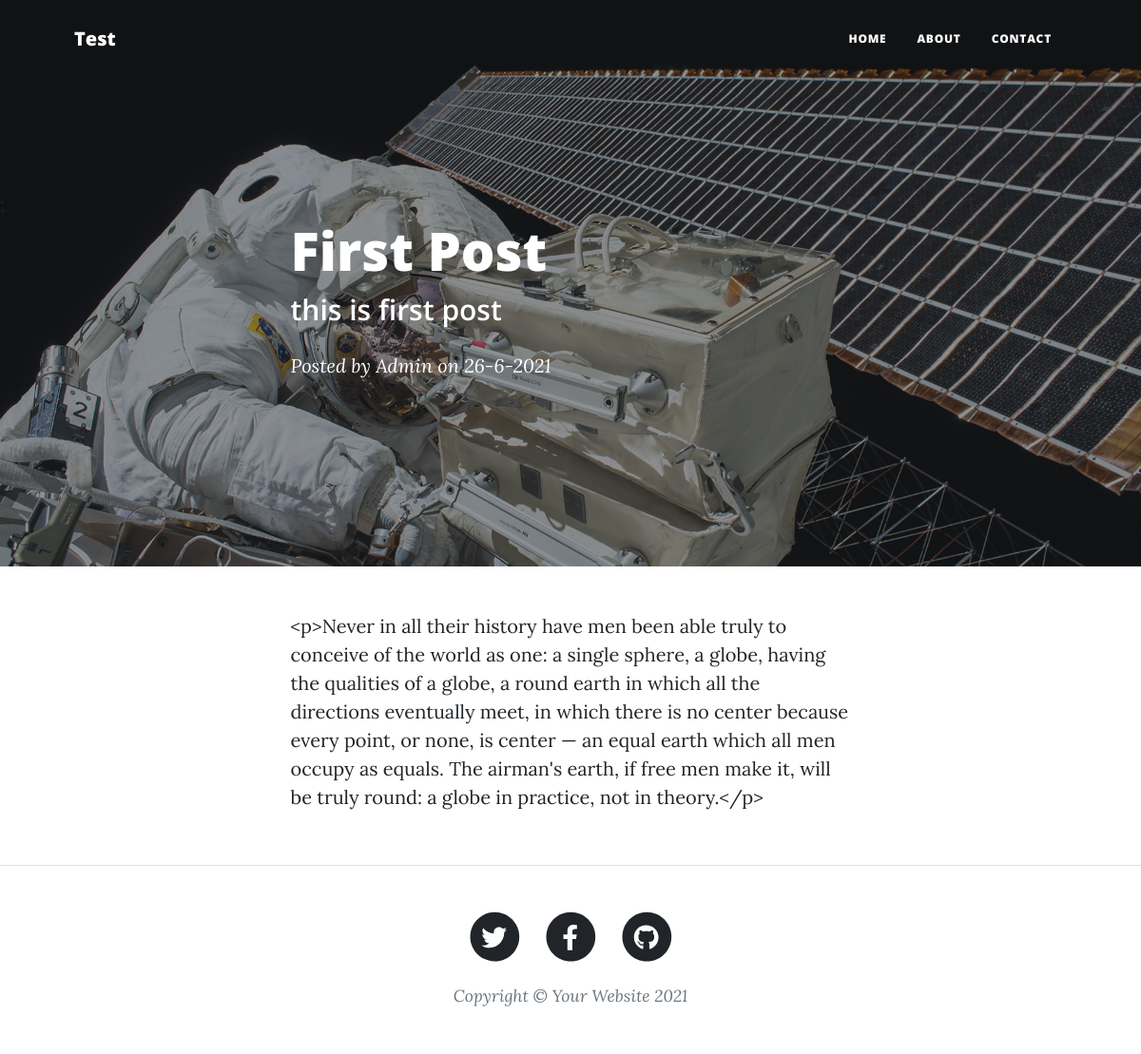
/post/first-post, run on an earlier commit of the app's database.
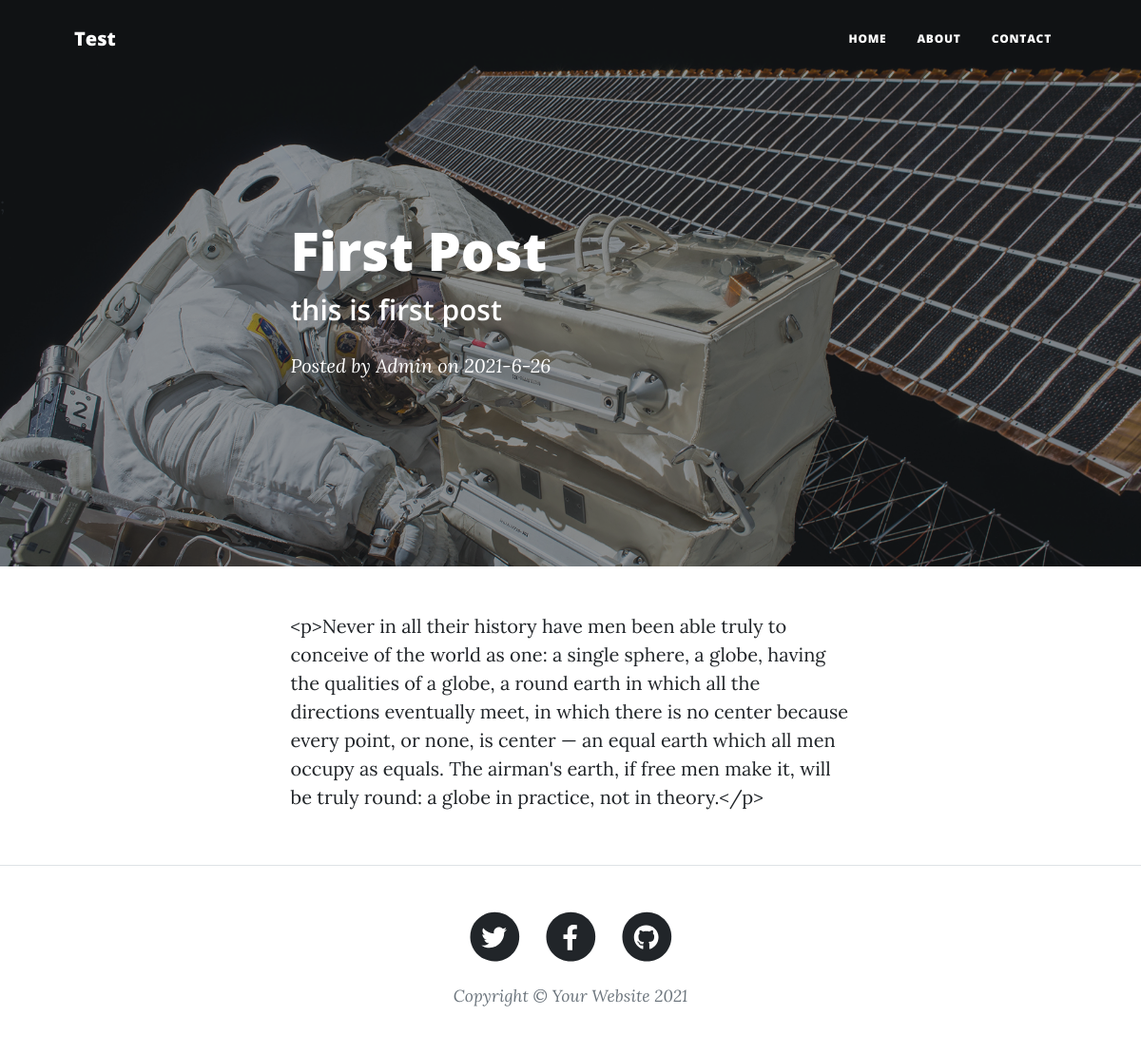
And on a later commit of the database.
### main.py (models this page shows)
class Posts(db.Model):
    sno = db.Column(db.Integer, primary_key=True)
    title = db.Column(db.String(80), nullable=False)
    slug = db.Column(db.String(21), nullable=False)
    content = db.Column(db.String(120), nullable=False)
    tagline = db.Column(db.String(120), nullable=False)
    date = db.Column(db.String(12), nullable=True)
    img_file = db.Column(db.String(12), nullable=True)

### main.py (the view)
@app.route("/post/<string:post_slug>", methods=['GET'])
def post_route(post_slug):
    post = Posts.query.filter_by(slug=post_slug).first()
    return render_template('post.html', params=params, post=post )

### templates/post.html (shortened to what this page needs)
{% extends "layout.html" %}
{% block body %}
        {% set fname = 'img/' + post.img_file %}
        <header class="masthead" style="background-image: url('     {{ url_for('static', filename=fname)  }}')">;
            <div class="container position-relative px-4 px-lg-5">
                <div class="row gx-4 gx-lg-5 justify-content-center">
                    <div class="col-md-10 col-lg-8 col-xl-7">
                        <div class="post-heading">
                            <h1>{{post.title}}</h1>
                            <h2 class="subheading">{{post.tagline}}</h2>
                            <span class="meta">
                                Posted by
                                <a href="#!">Admin</a>
                                on {{post.date}}
                            </span>
                        </div>
                    </div>
                </div>
            </div>
        </header>
        <article class="mb-4">
            <div class="container px-4 px-lg-5">
                <div class="row gx-4 gx-lg-5 justify-content-center">
                    <div class="col-md-10 col-lg-8 col-xl-7">
                        {{post.content}}
                    </div>
                </div>
            </div>
        </article>
 {% endblock %}

What changed in the data, as far as the page shows it:
changed Posts "First Post": date "26-6-2021" → "2021-6-26"
